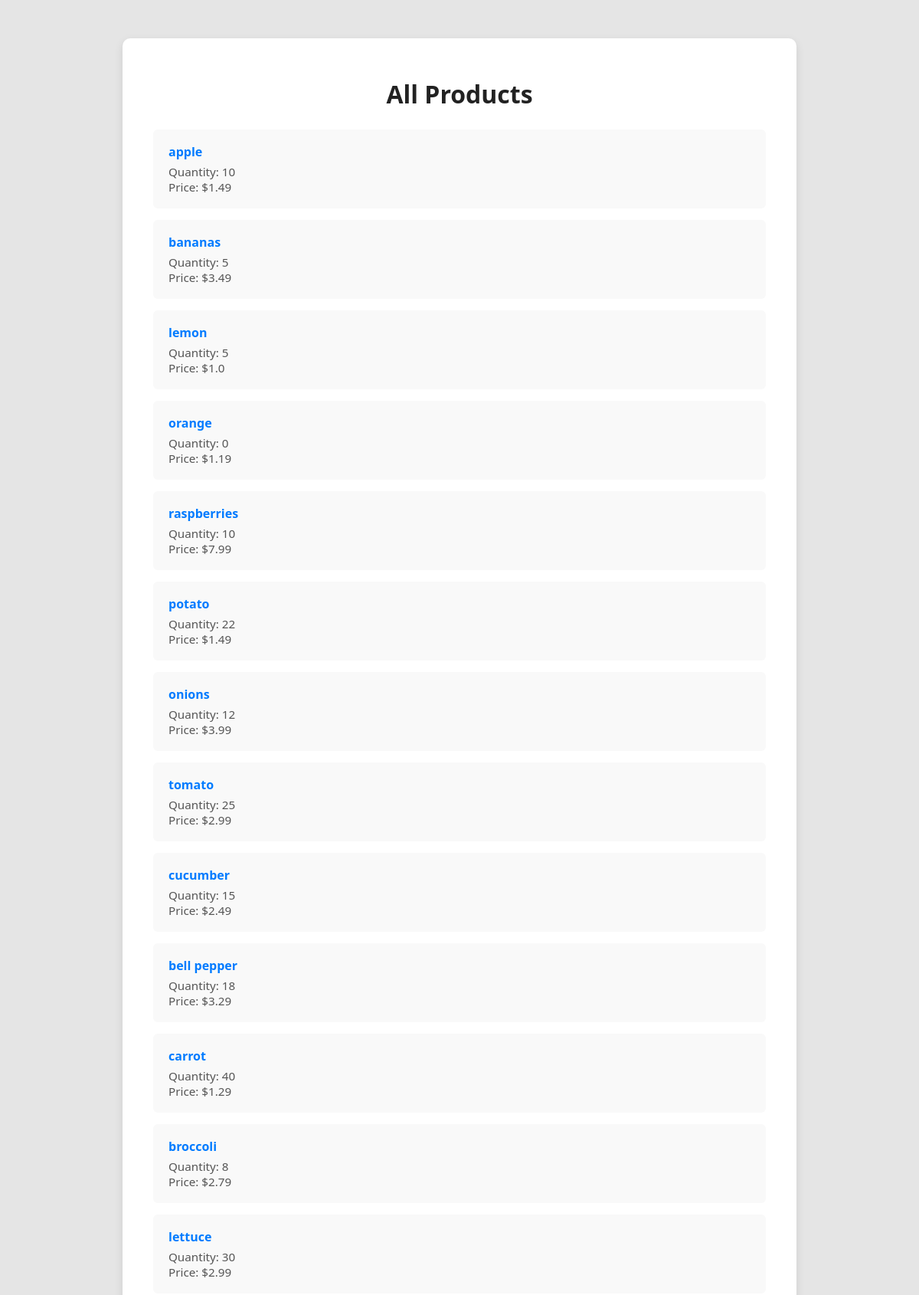
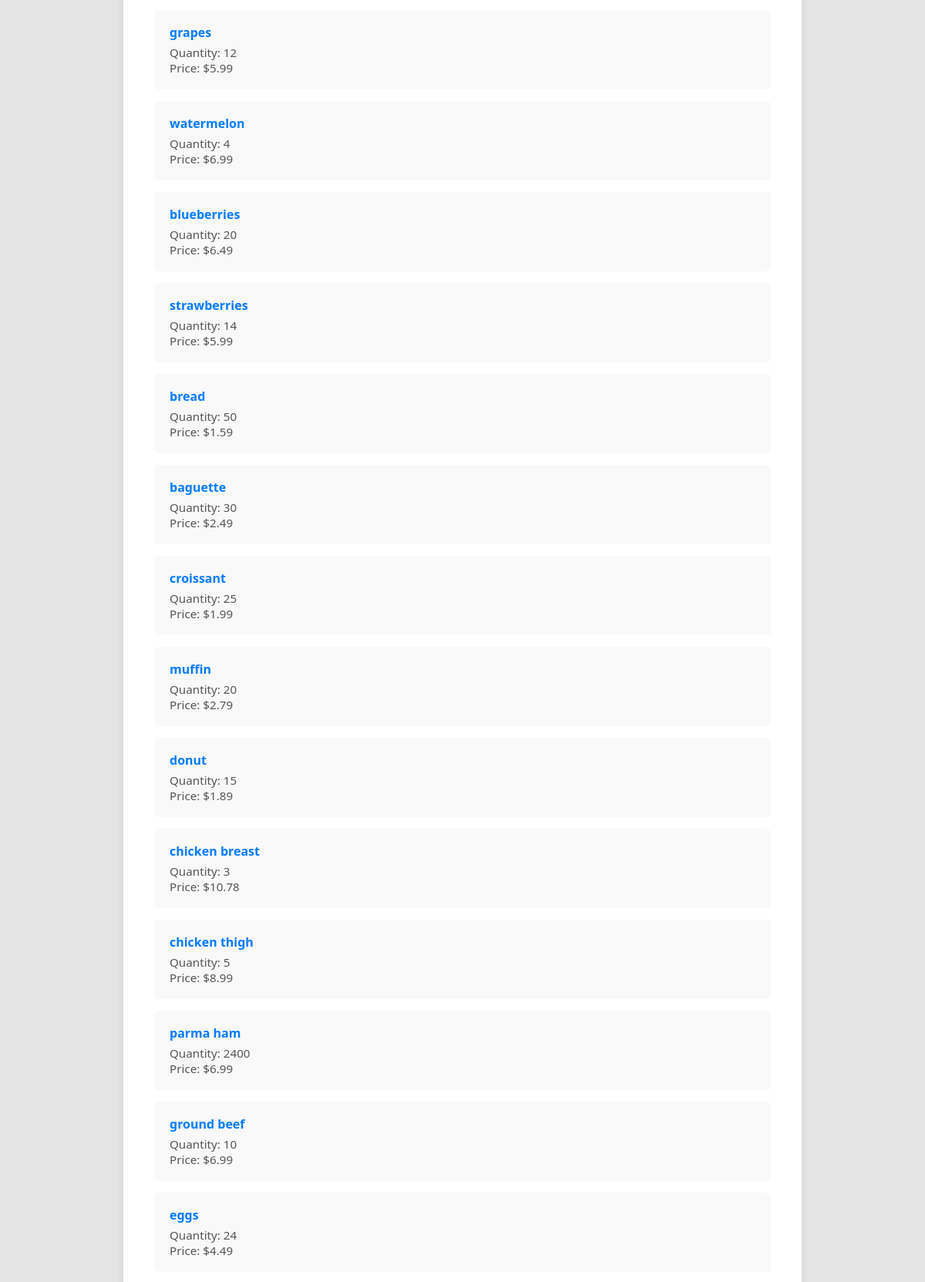
Page /Products (upper part) on the committed database (2 pictures, top to bottom).
### app.py (models this page shows)
class Product(db.Model):
    __tablename__ = "products"
    id = mapped_column(Integer, primary_key=True)
    name = mapped_column(String)
    qty = mapped_column(Integer, default=0)
    price = mapped_column(Float)
    category_id = mapped_column(Integer, ForeignKey("Categories.id"))
    category = relationship("Category", back_populates="products")

### app.py (the view)
@app.route("/Products")
def show_products():
    products = db.session.execute(db.select(Product)).scalars()
    return render_template("products.html", data = products)

### templates/products.html (shortened to what this page needs)
<!DOCTYPE html>
<html lang="en">
<head>
    <link rel="stylesheet" href="{{ url_for('static', filename='style.css') }}">
</head>
<body>
    <div class="customers-container">
        <h1>
            {% if category %}Products in "{{ category }}"{% else %}All Products{% endif %}
        </h1>
        {% if data %}
        <ul class="customers-list">
            {% for product in data %}
            <li>
                <div class="customer-info">
                    <span class="customer-name">{{ product.name }}</span>
                    <span class="customer-phone">Quantity: {{ product.qty }}</span>
                    {% if product.price is defined %}
                        <span class="customer-phone">Price: ${{ product.price }}</span>
                    {% endif %}
                </div>
            </li>
            {% endfor %}
        </ul>
        {% else %}
        <p>No products found.</p>
        {% endif %}
        <br>
    </div>
</body>
</html>

### static/style.css (style rules this page uses)
body { font-family: 'Segoe UI', Tahoma, Geneva, Verdana, sans-serif; background-color: #e5e5e5; margin: 0; padding: 0; color: #333; }
.customers-container { max-width: 800px; margin: 50px auto; background-color: #ffffff; border-radius: 10px; padding: 30px 40px; box-shadow: 0 4px 12px rgba(0, 0, 0, 0.1); }
.customers-container h1 { color: #222; text-align: center; margin-bottom: 25px; }
.customers-list { list-style-type: none; padding: 0; }
.customers-list li { background-color: #f9f9f9; margin-bottom: 15px; padding: 18px 20px; border-radius: 6px; display: flex; justify-content: space-between; align-items: center; transition: background-color 0.2s ease-in-out; }
.customer-info { display: flex; flex-direction: column; }
.customer-name { font-weight: bold; color: #007BFF; margin-bottom: 5px; }
.customer-phone { font-size: 0.95rem; color: #555; }

### rows in the picture
Product: name "apple", qty "10", price "1.49"
Product: name "bananas", qty "5", price "3.49"
Product: name "lemon", qty "5", price "1.0"
Product: name "orange", qty "0", price "1.19"
Product: name "raspberries", qty "10", price "7.99"
Product: name "potato", qty "22", price "1.49"
Product: name "onions", qty "12", price "3.99"
Product: name "tomato", qty "25", price "2.99"
Product: name "cucumber", qty "15", price "2.49"
Product: name "bell pepper", qty "18", price "3.29"
Product: name "carrot", qty "40", price "1.29"
Product: name "broccoli", qty "8", price "2.79"
Product: name "lettuce", qty "30", price "2.99"
Product: name "grapes", qty "12", price "5.99"
Product: name "watermelon", qty "4", price "6.99"
Product: name "blueberries", qty "20", price "6.49"
Product: name "strawberries", qty "14", price "5.99"
Product: name "bread", qty "50", price "1.59"
Product: name "baguette", qty "30", price "2.49"
Product: name "croissant", qty "25", price "1.99"
Product: name "muffin", qty "20", price "2.79"
Product: name "donut", qty "15", price "1.89"
Product: name "chicken breast", qty "3", price "10.78"
Product: name "chicken thigh", qty "5", price "8.99"
Product: name "parma ham", qty "2400", price "6.99"
Product: name "ground beef", qty "10", price "6.99"
Product: name "eggs", qty "24", price "4.49"
